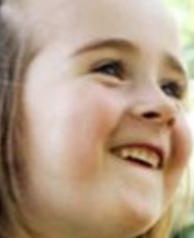
#> input picture Pre-Process/Image Filter/22_Picnic_Picnic_22_688.jpg, 194 x 238 px
$ python gaussian_blur.py
#> lines starting #> are read from the running program, lines starting #| are printed output that depends on the picture
import cv2
import numpy as np

# Load the image
img = cv2.imread("22_Picnic_Picnic_22_688.jpg")
#> img is the input picture: shape (238, 194, 3); mean B, G, R 132.3, 155.2, 179.4

# Define the kernel size for Gaussian Blur
kernel_size = (15, 15)

# Apply Gaussian Blur to the image
img_blur = cv2.GaussianBlur(img, kernel_size, 0)
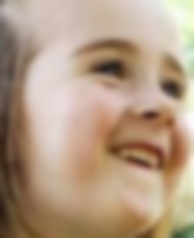
#> img_blur: shape (238, 194, 3); mean B, G, R 132.3, 155.2, 179.4

# Display the original and blurred images
cv2.imshow("Original", img)
cv2.imshow("Blurred", img_blur)
cv2.imwrite("result/22_Picnic_Picnic_22_688_gaussian_blur.jpg", img_blur)
cv2.waitKey(0)
cv2.destroyAllWindows()

#In this example, the GaussianBlur function takes three arguments:
#img: the input image.
#kernel_size: the size of the kernel used for blurring. A larger kernel size will result in a more intense blur effect.
#0: the standard deviation of the Gaussian distribution used for blurring. A value of 0 means that the standard deviation will be calculated automatically based on the kernel size.
